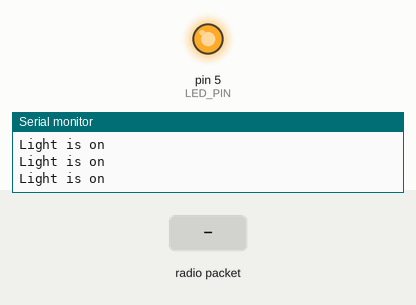
This sketch was run on a simulated Arduino Uno, built with avr-gcc and run on an emulated ATmega328P. On the bench: output pins drawn as LEDs (lit = HIGH), the last lines printed to the serial monitor. The inputs (shaded band) are chosen by the test bench. No radio packets arrive unless stated.

Above: at 1.2 s.
1.3 s: radio packet "off" arrives
At 1.7 s:
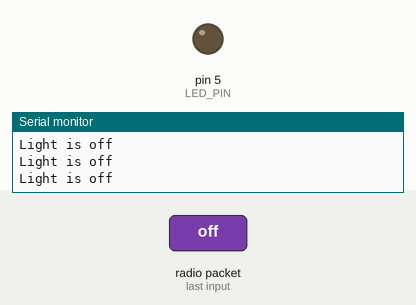
2.9 s: radio packet "on" arrives
At 3.9 s:
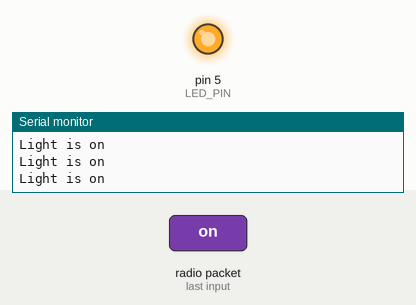
Timing chart, 0 to 5.9 s (numbered marks = the images above; inputs shaded):
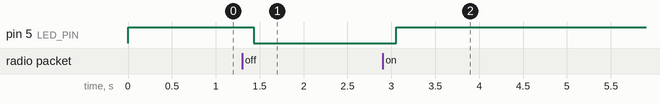

The sketch:

testcomm.ino
```cpp
#include <SPI.h>
#include "RF24.h"
#include <printf.h>

/* Hardware configuration: Set up nRF24L01 radio on SPI bus plus pins 7 & 8 */
RF24 radio(7,8);

const uint64_t pipes[2] = { 0xF0F0F0F0E1LL, 0xF0F0F0F0D2LL };

const int LED_PIN = 5;

bool isLEDOn = true;

void setup() {
  Serial.begin(115200);

  printf_begin();

  radio.begin();

  // Set the PA Level low to prevent power supply related issues since this is a
  // getting_started sketch, and the likelihood of close proximity of the devices. RF24_PA_MAX is default.
  // radio.setPALevel(RF24_PA_LOW);
  radio.setPALevel(RF24_PA_MAX);

  radio.enableDynamicPayloads();

  radio.openWritingPipe(pipes[1]);
  radio.openReadingPipe(1,pipes[0]);

  // Start the radio listening for data
  radio.startListening();

  radio.printDetails();

  //Setup led
  pinMode(LED_PIN, OUTPUT);
}

void loop() {

    if (isLEDOn)
    {
      digitalWrite(LED_PIN, HIGH);
      Serial.println(F("Light is on"));
    }
    else
    {
      digitalWrite(LED_PIN, LOW);
      Serial.println(F("Light is off"));
    }

    radio.stopListening();                                    // First, stop listening so we can talk.

    if (!radio.write( &isLEDOn, sizeof(bool) ))
    {
      Serial.println(F("failed"));
    }

    radio.startListening();                                    // Now, continue listening

    if (radio.available() )                           // While nothing is received
    {                                             // Describe the results
        char newLEDStatus[100];
        int len = radio.getDynamicPayloadSize();
        Serial.print(F("Len "));
        Serial.println(len);
        radio.read(&newLEDStatus, len );
        newLEDStatus[len] = 0;

        // Spew it
        Serial.print(F("Read "));
        Serial.print(newLEDStatus);
        Serial.println(F(" value"));

        if (String(newLEDStatus) == "off")
          isLEDOn = false;

        if (String(newLEDStatus) == "on")
          isLEDOn = true;
    }

    // Try again 1s later
    delay(100);
}
```

Measured:
- after the input at 1.3 s, pin 5 (LED_PIN): HIGH → LOW after 0.13 s
- after the input at 2.9 s, pin 5 (LED_PIN): LOW → HIGH after 0.16 s
